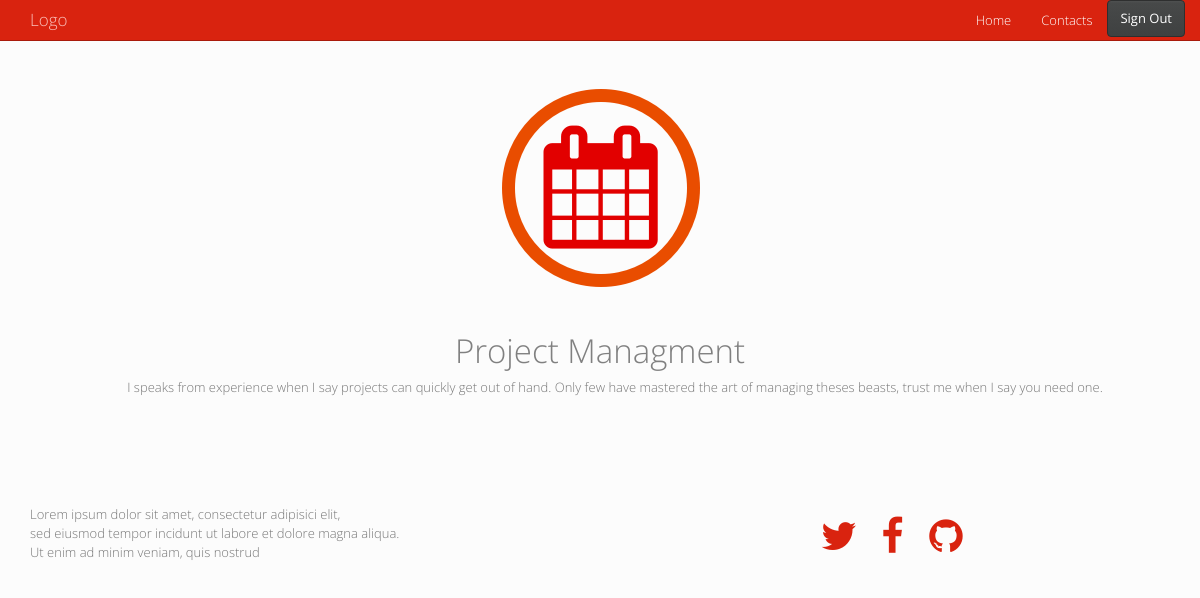
Screenshot of /skillPage.php?skill=12 (signed in) with the database file from the repository.
### tables this page shows
CREATE TABLE IF NOT EXISTS `skills` (
  `ID` int(11) NOT NULL,
  `skillName` varchar(50) NOT NULL,
  `skillInfo` text NOT NULL
);

### skillPage.php (the view, shortened to what this page needs)
<?php
    $skillID = $_GET['skill'];
    if (!isset($skillID)) {
       header("Location: index.php");
   } else {
      $conn = new mysqli(DB_HOST, DB_USER, DB_PASS, DB_NAME);
      if ($conn->connect_error) {
          header("Location: index.php");
          echo $error = "Connection failed: " . $conn->connect_error;
      } else {
          $sql = "SELECT * FROM skills WHERE ID = '".$skillID."'";
          $result = $conn->query($sql);
          $skillInfo = $result->fetch_assoc();
      }
   }
?>
<html><head>
    <link href="http://cdnjs.cloudflare.com/ajax/libs/font-awesome/4.3.0/css/font-awesome.min.css" rel="stylesheet" type="text/css">
    <link rel="stylesheet" href="bootstrap.min.css">
</head><body>
    <div class="navbar navbar-default navbar-inverse navbar-static-top">
      <div class="container">
        <div class="navbar-header">
          <a class="navbar-brand" href="#"><span>Logo</span></a>
        </div>
        <div class="collapse navbar-collapse" id="navbar-ex-collapse">
          <a href="logout.php" class="btn btn-default navbar-right">Sign Out</a><ul class="nav navbar-nav navbar-right">
            <li class="active">
              <a href="#">Home</a>
            </li>
            <li class="active">
              <a href="#">Contacts</a>
            </li>
          </ul>
        </div>
      </div>
    </div>
    <div class="section">
      <div class="container">
        <div class="row">
          <div class="col-md-1"></div>
          <div class="col-md-10">
            <img src="<?php echo "assets/".$skillID.".png" ?>" class="center-block img-circle img-responsive">
            <h1 class="text-center text-muted"><?php echo $skillInfo["skillName"] ?></h1>
          </div>
          <div class="col-md-1"></div>
        </div>
      </div>
    </div>
    <div class="section">
      <div class="container">
        <div class="row">
          <div class="col-md-12">
            <div class="section">
              <div class="container">
                <div class="row"><div class="col-md-12"><p class="text-center"><?php echo $skillInfo["skillInfo"] ?></p></div></div>
              </div>
            </div>
          </div>
        </div>
      </div>
    </div><footer class="section section-primary"> <div class="container"> <div class="row"> <div class="col-sm-6"> <h1><br><br></h1> <p>Lorem ipsum dolor sit amet, consectetur adipisici elit, <br>sed eiusmod tempor incidunt ut labore et dolore magna aliqua. <br>Ut enim ad minim veniam, quis nostrud</p></div><div class="col-sm-6"> <p class="text-info text-right"> <br><br></p><p><br><br><br></p><div class="row"> <div class="col-md-12 text-center">  <a href="#"><i class="fa fa-3x fa-fw fa-twitter text-primary"></i></a> <a href="#"><i class="fa fa-3x fa-facebook fa-fw text-primary"></i></a> <a href="#"><i class="fa fa-3x fa-fw fa-github text-primary"></i></a> </div></div></div></div></div></footer>
</body></html>

### skillPage.php (style rules this page uses)
i { color:#fff; }

### rows the page displays
skills: skillName "Project Managment", skillInfo "I speaks from experience when I say projects can quickly get out of hand. Only few have mastered the art of managing theses beasts, trust me when I say you need one."
